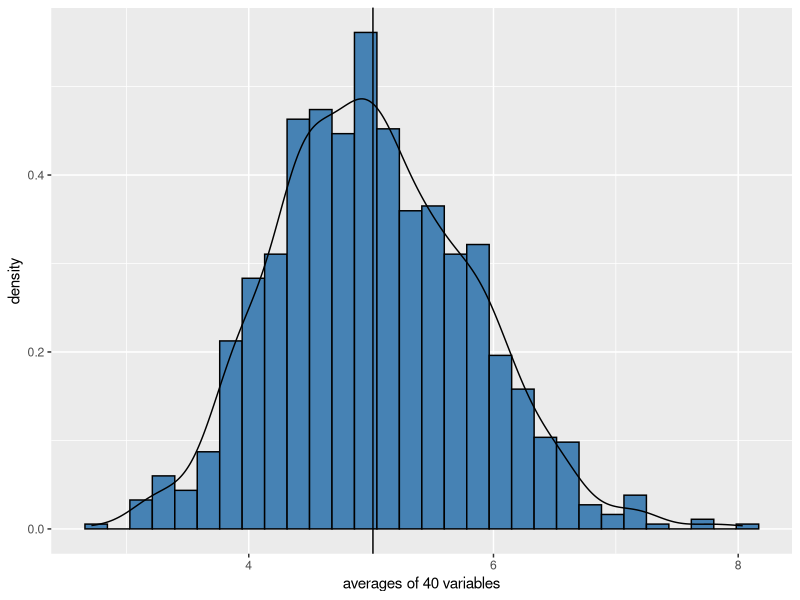

This figure's R source:
## ---- chunk 1
library(ggplot2)
n<-1000
col<-40
expovar<-rexp(n*col,0.2)
## ---- chunk 2
mat<-matrix(expovar,n,col)
## ---- chunk 3
expomean<-apply(mat, 1, mean)
## ---- chunk 4
mean(expovar)
## ---- chunk 5
ggplot(data.frame(expomean),aes(expomean))+geom_histogram(aes(y=..density..),col="black",fill="steelblue")+geom_density(col="black")+geom_vline(aes(xintercept=mean(expomean, na.rm=T)))+labs(x="averages of 40 variables")
